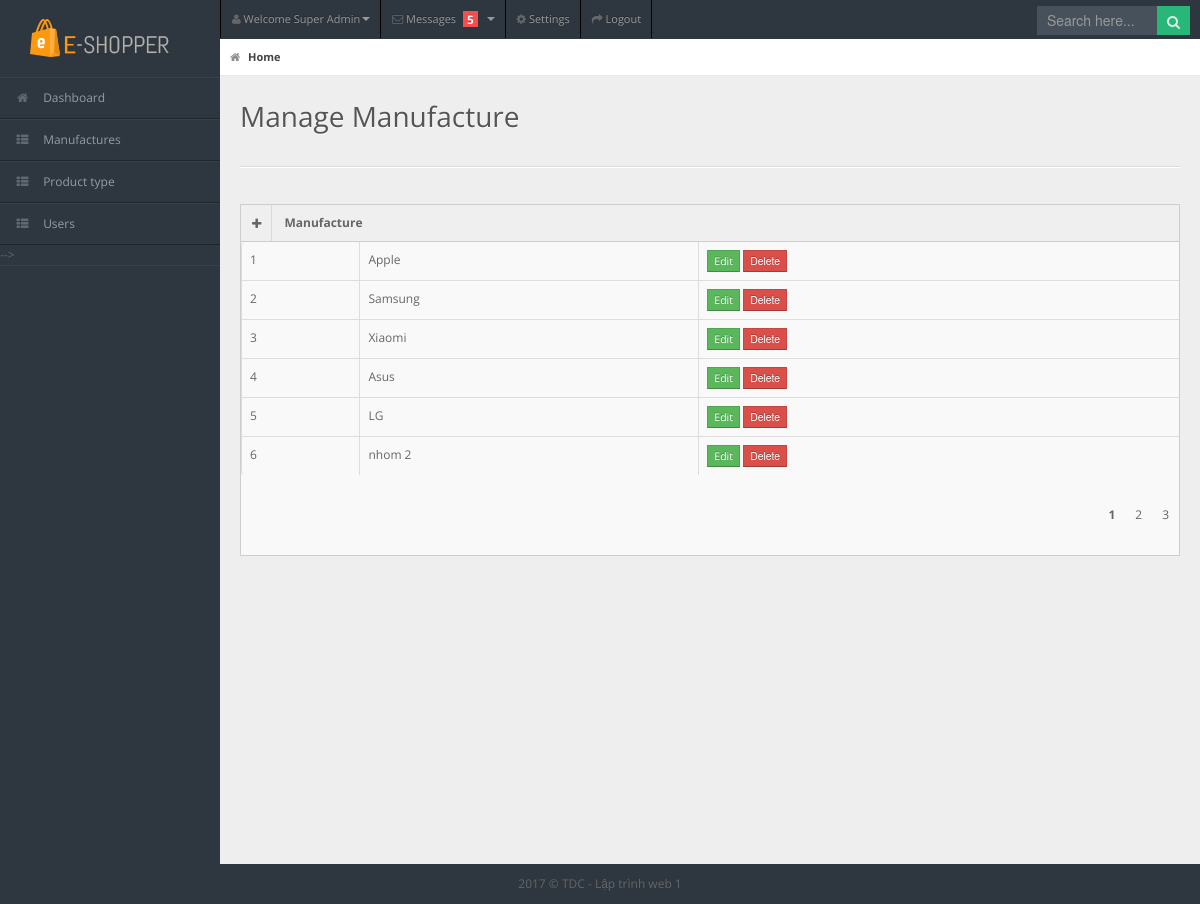
/admin/manufactures.php (signed in), run on the app's committed database.
### tables this page shows
CREATE TABLE IF NOT EXISTS `manufactures` (
  `manu_id` int(11) NOT NULL AUTO_INCREMENT,
  `manu_name` varchar(100) NOT NULL,
  PRIMARY KEY (`manu_id`)
);

### admin/Model2s/db.php (called while the page is built)
<?php
class Db
{
    public static $connection;
    public function __construct()
    {
        if (!self::$connection) {
            self::$connection = new mysqli(DB_HOST, DB_USER, DB_PASSWORD, DB_NAME,PORT);
            self::$connection->set_charset(DB_CHARSET);
        }
        return self::$connection;
    }
}

### admin/Model2s/manufacture.php (called while the page is built, shortened)
<?php
class Cate extends Db{
    function Getallcategory()
    {
        $sql=self::$connection->prepare("SELECT * FROM `manufactures`");
        $sql->execute();
        $items = $sql->get_result()->fetch_all(MYSQLI_ASSOC);
        return $items;
    }
}

### admin/manufactures.php (the view, shortened to what this page needs)
<?php require "sidebar.php";
 require "..\admin\Model2s\db.php";
    require "../admin/Model2s/manufacture.php";
    $manufacture = new Cate;
    $allmanau=$manufacture->Getallcategory();
    $id=0;
?>
            <h1>Manage Manufacture</h1>
        </div>
        <div class="container-fluid">
            <hr>
            <div class="row-fluid">
                <div class="span12">
                    <div class="widget-box">
                        <div class="widget-title"> <span class="icon"><a href="AddCate.php"> <i class="icon-plus"></i>
                                </a></span>
                            <h5>Manufacture</h5>
                        </div>
                        <div class="widget-content nopadding">
                            <table class="table table-bordered table-striped">
                                    <?php foreach($allmanau as $value){ $id++; ?>
                                    <tr class="">
                                        <td><?php echo $id ?></td>
                                        <td><?php echo $value['manu_name'] ?></td>
                                        <td>
                                            <a href="EditManu.php?id=<?php echo $value['manu_id']; ?>" class="btn btn-success btn-mini">Edit</a>
                                            <form action="DeleteManu.php"   method="get">
                                                <input type="submit"  class="btn btn-danger btn-mini" value="Delete">
                                            </form>
                                        </td>
                                    </tr>
                                    <?php } ?>
                            </table>
                            <div class="row" style="margin-left: 18px;">
                                <ul class="pagination">
                                    <li class="active">1</li>
                                    <li>2</li>
                                    <li>3</li>
                                </ul>
                            </div>
                        </div>
                    </div>
                </div>
            </div>
        </div>
    </div>
    <div class="row-fluid">
        <div id="footer" class="span12"> 2017 &copy; TDC - Lập trình web 1</div>
    </div>
</body>
</html>

### admin/css/select2.css (style rules this page uses)
ul.pagination li { float: left; }

### admin/css/matrix-style.css (style rules this page uses)
* { outline:none !important; -moz-outline: none !important; }
html, body { height:100% }
body { overflow-x: hidden; margin-top: -10px; font-family: 'Open Sans', sans-serif; font-size:12px; color:#666; }
a { color:#666; }
select, textarea, input[type="text"], input[type="password"], input[type="datetime"], input[type="datetime-local"], input[type="date"], input[type="month"], input[type="time"], input[type="week"], input[type="number"], input[type="email"], input[type="url"], input[type="search"], input[type="tel"], input[type="color"], .uneditable-input, .label, .dropdown-menu, .btn, .well, .progress, .table-bordered, .btn-group > .btn:first-child, .btn-group > .btn:last-child, .btn-group > .btn:last-child, .btn-group > .dropdown-toggle, .alert { border-radius:0px; }
.btn, textarea, input[type="text"], input[type="password"], input[type="datetime"], input[type="datetime-local"], input[type="date"], input[type="month"], input[type="time"], input[type="week"], input[type="number"], input[type="email"], input[type="url"], input[type="search"], input[type="tel"], input[type="color"], .uneditable-input { box-shadow:none; }
.progress, .progress-success .bar, .progress .bar-success, .progress-warning .bar, .progress .bar-warning, .progress-danger .bar, .progress .bar-danger, .progress-info .bar, .progress .bar-info, .btn, .btn-primary { background-image:none; }
#footer { padding:10px; text-align:center; }
hr { border-top-color:#dadada; }
.table-striped form { display: inline; }
#content-header h1 { color: #555555; font-size: 28px; font-weight: normal; float: none; text-shadow: 0 1px 0 #ffffff; margin-left: 20px; position: relative; }
#content-header h1, #content-header .btn-group { margin-top: 20px; }
.stat-boxes .peity_bar_good, .stat-boxes .peity_line_good, { color: #459D1C; }
.widget-box { background: none repeat scroll 0 0 #F9F9F9; border-left: 1px solid #CDCDCD; border-top: 1px solid #CDCDCD; border-right: 1px solid #CDCDCD; clear: both; margin-top: 16px; margin-bottom: 16px; position: relative; }
.widget-title, .modal-header, .table th, div.dataTables_wrapper .ui-widget-header { background:#efefef; border-bottom: 1px solid #CDCDCD; height: 36px; }
.widget-title span.icon { padding: 9px 10px 7px 11px; float: left; border-right:1px solid #dadada; }
.widget-title h5 { color: #666; float: left; font-size: 12px; font-weight: bold; padding: 12px; line-height: 12px; margin: 0; }
.widget-content { padding:15px; border-bottom: 1px solid #cdcdcd; }
.nopadding { padding: 0 !important; }
.nopadding .table { margin-bottom: 0; }
.nopadding .table-bordered { border: 0; }
form { margin-bottom: 0; }

### admin/css/matrix-media.css (style rules this page uses)
body { background:#2E363F; }

### admin/sidebar.php (style rules this page uses)
ul.pagination { list-style: none; float: right; }
ul.pagination li.active { font-weight: bold }
ul.pagination li { float: left; display: inline-block; padding: 10px }

### data on the page
manufactures: manu_name "Apple"
manufactures: manu_name "Samsung"
manufactures: manu_name "Xiaomi"
manufactures: manu_name "Asus"
manufactures: manu_name "LG"
manufactures: manu_name "nhom 2"
